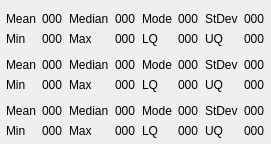
<?xml version="1.0" encoding="UTF-8"?>
<ui version="4.0">
 <class>OpenMVPluginHistogram</class>
 <widget class="QWidget" name="OpenMVPluginHistogram">
  <layout class="QVBoxLayout" name="layout" stretch="1,0,1,0,1,0">
   <property name="spacing">
    <number>6</number>
   </property>
   <property name="sizeConstraint">
    <enum>QLayout::SetMinimumSize</enum>
   </property>
   <property name="leftMargin">
    <number>0</number>
   </property>
   <property name="topMargin">
    <number>6</number>
   </property>
   <property name="rightMargin">
    <number>0</number>
   </property>
   <property name="bottomMargin">
    <number>6</number>
   </property>
   <item>
    <widget class="QCustomPlot" name="C0Plot" native="true"/>
   </item>
   <item>
    <widget class="QWidget" name="C0Stats" native="true">
     <layout class="QGridLayout" name="C0StatsLayout">
      <property name="leftMargin">
       <number>6</number>
      </property>
      <property name="topMargin">
       <number>0</number>
      </property>
      <property name="rightMargin">
       <number>6</number>
      </property>
      <property name="bottomMargin">
       <number>0</number>
      </property>
      <item row="1" column="1">
       <widget class="Utils::ElidingLabel" name="C0MinValue">
        <property name="text">
         <string>000</string>
        </property>
       </widget>
      </item>
      <item row="1" column="2">
       <widget class="Utils::ElidingLabel" name="C0MaxLabel">
        <property name="text">
         <string>Max</string>
        </property>
       </widget>
      </item>
      <item row="0" column="2">
       <widget class="Utils::ElidingLabel" name="C0MedianLabel">
        <property name="text">
         <string>Median</string>
        </property>
       </widget>
      </item>
      <item row="1" column="3">
       <widget class="Utils::ElidingLabel" name="C0MaxValue">
        <property name="text">
         <string>000</string>
        </property>
       </widget>
      </item>
      <item row="0" column="3">
       <widget class="Utils::ElidingLabel" name="C0MedianValue">
        <property name="text">
         <string>000</string>
        </property>
       </widget>
      </item>
      <item row="0" column="4">
       <widget class="Utils::ElidingLabel" name="C0ModeLabel">
        <property name="text">
         <string>Mode</string>
        </property>
       </widget>
      </item>
      <item row="0" column="5">
       <widget class="Utils::ElidingLabel" name="C0ModeValue">
        <property name="text">
         <string>000</string>
        </property>
       </widget>
      </item>
      <item row="1" column="5">
       <widget class="Utils::ElidingLabel" name="C0LQValue">
        <property name="text">
         <string>000</string>
        </property>
       </widget>
      </item>
      <item row="1" column="4">
       <widget class="Utils::ElidingLabel" name="C0LQLabel">
        <property name="text">
         <string>LQ</string>
        </property>
       </widget>
      </item>
      <item row="1" column="6">
       <widget class="Utils::ElidingLabel" name="C0UQLabel">
        <property name="text">
         <string>UQ</string>
        </property>
       </widget>
      </item>
      <item row="0" column="6">
       <widget class="Utils::ElidingLabel" name="C0StDevLabel">
        <property name="text">
         <string>StDev</string>
        </property>
       </widget>
      </item>
      <item row="1" column="0">
       <widget class="Utils::ElidingLabel" name="C0MinLabel">
        <property name="text">
         <string>Min</string>
        </property>
       </widget>
      </item>
      <item row="0" column="1">
       <widget class="Utils::ElidingLabel" name="C0MeanValue">
        <property name="text">
         <string>000</string>
        </property>
       </widget>
      </item>
      <item row="0" column="0">
       <widget class="Utils::ElidingLabel" name="C0MeanLabel">
        <property name="text">
         <string>Mean</string>
        </property>
       </widget>
      </item>
      <item row="0" column="7">
       <widget class="Utils::ElidingLabel" name="C0StDevValue">
        <property name="text">
         <string>000</string>
        </property>
       </widget>
      </item>
      <item row="1" column="7">
       <widget class="Utils::ElidingLabel" name="C0UQValue">
        <property name="text">
         <string>000</string>
        </property>
       </widget>
      </item>
     </layout>
    </widget>
   </item>
   <item>
    <widget class="QCustomPlot" name="C1Plot" native="true"/>
   </item>
   <item>
    <widget class="QWidget" name="C1Stats" native="true">
     <layout class="QGridLayout" name="C1StatsLayout">
      <property name="leftMargin">
       <number>6</number>
      </property>
      <property name="topMargin">
       <number>0</number>
      </property>
      <property name="rightMargin">
       <number>6</number>
      </property>
      <property name="bottomMargin">
       <number>0</number>
      </property>
      <item row="1" column="1">
       <widget class="Utils::ElidingLabel" name="C1MinValue">
        <property name="text">
         <string>000</string>
        </property>
       </widget>
      </item>
      <item row="1" column="2">
       <widget class="Utils::ElidingLabel" name="C1MaxLabel">
        <property name="text">
         <string>Max</string>
        </property>
       </widget>
      </item>
      <item row="0" column="2">
       <widget class="Utils::ElidingLabel" name="C1MedianLabel">
        <property name="text">
         <string>Median</string>
        </property>
       </widget>
      </item>
      <item row="1" column="3">
       <widget class="Utils::ElidingLabel" name="C1MaxValue">
        <property name="text">
         <string>000</string>
        </property>
       </widget>
      </item>
      <item row="0" column="3">
       <widget class="Utils::ElidingLabel" name="C1MedianValue">
        <property name="text">
         <string>000</string>
        </property>
       </widget>
      </item>
      <item row="0" column="4">
       <widget class="Utils::ElidingLabel" name="C1ModeLabel">
        <property name="text">
         <string>Mode</string>
        </property>
       </widget>
      </item>
      <item row="0" column="5">
       <widget class="Utils::ElidingLabel" name="C1ModeValue">
        <property name="text">
         <string>000</string>
        </property>
       </widget>
      </item>
      <item row="1" column="5">
       <widget class="Utils::ElidingLabel" name="C1LQValue">
        <property name="text">
         <string>000</string>
        </property>
       </widget>
      </item>
      <item row="1" column="4">
       <widget class="Utils::ElidingLabel" name="C1LQLabel">
        <property name="text">
         <string>LQ</string>
        </property>
       </widget>
      </item>
      <item row="1" column="6">
       <widget class="Utils::ElidingLabel" name="C1UQLabel">
        <property name="text">
         <string>UQ</string>
        </property>
       </widget>
      </item>
      <item row="0" column="6">
       <widget class="Utils::ElidingLabel" name="C1StDevLabel">
        <property name="text">
         <string>StDev</string>
        </property>
       </widget>
      </item>
      <item row="1" column="0">
       <widget class="Utils::ElidingLabel" name="C1MinLabel">
        <property name="text">
         <string>Min</string>
        </property>
       </widget>
      </item>
      <item row="0" column="1">
       <widget class="Utils::ElidingLabel" name="C1MeanValue">
        <property name="text">
         <string>000</string>
        </property>
       </widget>
      </item>
      <item row="0" column="0">
       <widget class="Utils::ElidingLabel" name="C1MeanLabel">
        <property name="text">
         <string>Mean</string>
        </property>
       </widget>
      </item>
      <item row="0" column="7">
       <widget class="Utils::ElidingLabel" name="C1StDevValue">
        <property name="text">
         <string>000</string>
        </property>
       </widget>
      </item>
      <item row="1" column="7">
       <widget class="Utils::ElidingLabel" name="C1UQValue">
        <property name="text">
         <string>000</string>
        </property>
       </widget>
      </item>
     </layout>
    </widget>
   </item>
   <item>
    <widget class="QCustomPlot" name="C2Plot" native="true"/>
   </item>
   <item>
    <widget class="QWidget" name="C2Stats" native="true">
     <layout class="QGridLayout" name="C2StatsLayout">
      <property name="leftMargin">
       <number>6</number>
      </property>
      <property name="topMargin">
       <number>0</number>
      </property>
      <property name="rightMargin">
       <number>6</number>
      </property>
      <property name="bottomMargin">
       <number>0</number>
      </property>
      <item row="1" column="1">
       <widget class="Utils::ElidingLabel" name="C2MinValue">
        <property name="text">
         <string>000</string>
        </property>
       </widget>
      </item>
      <item row="1" column="2">
       <widget class="Utils::ElidingLabel" name="C2MaxLabel">
        <property name="text">
         <string>Max</string>
        </property>
       </widget>
      </item>
      <item row="0" column="2">
       <widget class="Utils::ElidingLabel" name="C2MedianLabel">
        <property name="text">
         <string>Median</string>
        </property>
       </widget>
      </item>
      <item row="1" column="3">
       <widget class="Utils::ElidingLabel" name="C2MaxValue">
        <property name="text">
         <string>000</string>
        </property>
       </widget>
      </item>
      <item row="0" column="3">
       <widget class="Utils::ElidingLabel" name="C2MedianValue">
        <property name="text">
         <string>000</string>
        </property>
       </widget>
      </item>
      <item row="0" column="4">
       <widget class="Utils::ElidingLabel" name="C2ModeLabel">
        <property name="text">
         <string>Mode</string>
        </property>
       </widget>
      </item>
      <item row="0" column="5">
       <widget class="Utils::ElidingLabel" name="C2ModeValue">
        <property name="text">
         <string>000</string>
        </property>
       </widget>
      </item>
      <item row="1" column="5">
       <widget class="Utils::ElidingLabel" name="C2LQValue">
        <property name="text">
         <string>000</string>
        </property>
       </widget>
      </item>
      <item row="1" column="4">
       <widget class="Utils::ElidingLabel" name="C2LQLabel">
        <property name="text">
         <string>LQ</string>
        </property>
       </widget>
      </item>
      <item row="1" column="6">
       <widget class="Utils::ElidingLabel" name="C2UQLabel">
        <property name="text">
         <string>UQ</string>
        </property>
       </widget>
      </item>
      <item row="0" column="6">
       <widget class="Utils::ElidingLabel" name="C2StDevLabel">
        <property name="text">
         <string>StDev</string>
        </property>
       </widget>
      </item>
      <item row="1" column="0">
       <widget class="Utils::ElidingLabel" name="C2MinLabel">
        <property name="text">
         <string>Min</string>
        </property>
       </widget>
      </item>
      <item row="0" column="1">
       <widget class="Utils::ElidingLabel" name="C2MeanValue">
        <property name="text">
         <string>000</string>
        </property>
       </widget>
      </item>
      <item row="0" column="0">
       <widget class="Utils::ElidingLabel" name="C2MeanLabel">
        <property name="text">
         <string>Mean</string>
        </property>
       </widget>
      </item>
      <item row="0" column="7">
       <widget class="Utils::ElidingLabel" name="C2StDevValue">
        <property name="text">
         <string>000</string>
        </property>
       </widget>
      </item>
      <item row="1" column="7">
       <widget class="Utils::ElidingLabel" name="C2UQValue">
        <property name="text">
         <string>000</string>
        </property>
       </widget>
      </item>
     </layout>
    </widget>
   </item>
  </layout>
 </widget>
 <customwidgets>
  <customwidget>
   <class>QCustomPlot</class>
   <extends>QWidget</extends>
   <header>openmv/qcustomplot/qcustomplot.h</header>
   <container>1</container>
  </customwidget>
  <customwidget>
   <class>Utils::ElidingLabel</class>
   <extends>QLabel</extends>
   <header location="global">utils/elidinglabel.h</header>
  </customwidget>
 </customwidgets>
 <resources/>
 <connections/>
</ui>
